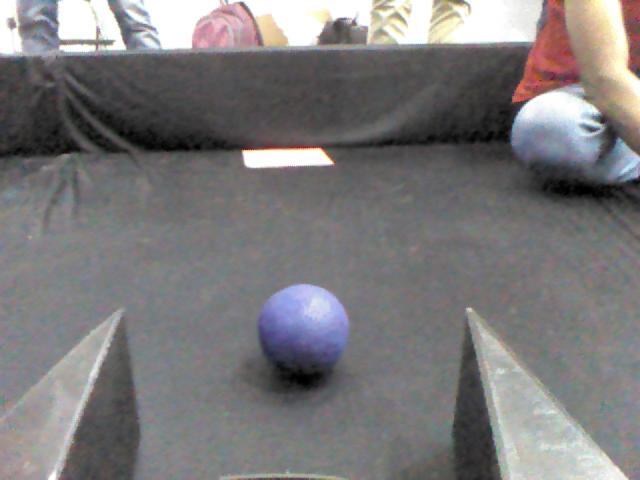
#> input picture src/17.png, 640 x 480 px
$ python test_image_2.py
#> lines starting #> are read from the running program, lines starting #| are printed output that depends on the picture; after the words box and inside, x2 and y2 are one past the last pixel; in counts of white or black regions, pixels touching at a corner belong together
### src/computer_vision.py
import cv2
import numpy as np
from typing import Collection, Tuple
from abc import ABC, abstractmethod


def bgra_to_rgb(bgra_image: np.ndarray):
    return cv2.cvtColor(bgra_image, cv2.COLOR_BGRA2RGB)


def rgb_to_hsv(rgb_image: np.ndarray):
    return cv2.cvtColor(rgb_image, cv2.COLOR_RGB2HSV)


def rgb_to_bgra(rgb_image: np.ndarray):
    return cv2.cvtColor(rgb_image, cv2.COLOR_RGB2BGR)


def bgra_to_hsv(bgra_image: np.ndarray):
    return rgb_to_hsv(bgra_to_rgb(bgra_image))


def bgra_to_gray_scale(bgra_image: np.ndarray):
    return cv2.cvtColor(bgra_image, cv2.COLOR_BGR2GRAY)


def gray_to_bgra(gray_image: np.ndarray):
    return cv2.cvtColor(gray_image, cv2.COLOR_GRAY2BGR)


class Color_Filter_Generic:

    @abstractmethod
    def get_mask_for_hsv(self, image_hsv: np.ndarray) -> np.ndarray:
        ...

    def get_mask_for_bgra(self, image_bgra: np.ndarray):
        hsv_image = bgra_to_hsv(image_bgra)
        return self.get_mask_for_hsv(hsv_image)

    @staticmethod
    def mask_image(image: np.ndarray, mask: np.ndarray):
        return cv2.bitwise_and(image, image, mask=mask)


class Color_Filter_HSV(Color_Filter_Generic):
    def __init__(self, hl, hh, sl, sh):
        self.high = np.array([hh, sh, 255])
        self.low = np.array([hl, sl, 0])

    def get_mask_for_hsv(self, image_hsv: np.ndarray):
        return cv2.inRange(image_hsv, self.low, self.high)


class Color_Filter(Color_Filter_Generic):
    # [10 lines left out: function __init__, not called in this run]

    def get_mask_for_hsv(self, image_hsv: np.ndarray):
        return cv2.inRange(image_hsv, self.low_color, self.high_color)


class Combined_Filter(Color_Filter_Generic):
    def __init__(self, filters: Collection[Color_Filter_Generic]):
        self.filter_collection = filters

    def get_mask_for_hsv(self, image_hsv: np.ndarray):
        mask = np.zeros(image_hsv.shape[:2], dtype=np.uint8)
        for filter in self.filter_collection:
            mask = mask | filter.get_mask_for_hsv(image_hsv)  # type:ignore
        return mask


# [34 lines left out: functions get_circles, get_circles_blob, not called in this run]


def draw_circle_on_image(image: np.ndarray, center: Tuple[int, int], radius: int, color=(255, 0, 0)):
    image = bgra_to_rgb(image)
    image = cv2.circle(image, center, radius, color, 3)
    return rgb_to_bgra(image)


def canny(gray_image: np.ndarray):
    return cv2.Canny(gray_image, 100, 200, L2gradient=True)


class Debug_Window:
    # [14 lines left out: functions __init__, get_function, not called in this run]

    def show_image(self, image: np.ndarray):
        cv2.imshow(self.window_name, image)
        cv2.waitKey(1)

    def __del__(self):
        cv2.destroyWindow(self.window_name)


class Computer_Vision_Helper:
    # [12 lines left out: function __init__, not called in this run]

    def set_param1(self, x):
        self.param1 = x

    def set_param2(self, x):
        self.param2 = x

    def set_blur(self, x):
        self.blur = 2*x-1
        print(self.blur)

    def show_image(self, image: np.ndarray):
        cv2.imshow(self.window_name, image)
        cv2.waitKey(1)

    def __del__(self):
        cv2.destroyWindow(self.window_name)

    # [10 lines left out: function get_circles, not called in this run]

### src/circle_workflows.py
import cv2
import numpy as np
import computer_vision as com_v
from abc import ABC, abstractmethod
from typing import Tuple
import numpy as np


class Circle_Workflow:
    @abstractmethod
    def find_circles(self, image_np_bgra: np.ndarray) -> Tuple[np.ndarray]:
        ...

    def draw_circles(self, circles, image):
        if(circles is None):
            return image

        for circle in circles:
            image = com_v.draw_circle_on_image(
                image, (int(circle[0]), int(circle[1])), (int(circle[2])))
        return image


class Hugh_circle_Workflow(Circle_Workflow):
    def __init__(self, color_filter: com_v.Color_Filter_Generic):
        self._erosion_level1 = 5
        self._dilation_level1 = 5
        self._dilation_after_canny = 3
        self._gaussian_blur_before_hugh = 5
        self._min_distance_scale = 8
        self._param1 = 1
        self._param2 = 23  # 27
        self._color_filter = color_filter

    def set_color_filter(self, color_filter):
        self._color_filter = color_filter

    def find_circles(self, image_np_bgra: np.ndarray):
        float_image = image_np_bgra.astype(np.float32)
        float_image = image_np_bgra
        mask = self._color_filter.get_mask_for_bgra(float_image)
        # print("hhhh")
        # return 0, 0, mask
        # print("adsads")
        masked_image = self._color_filter.mask_image(image_np_bgra, mask)
        # return 0, 0, masked_image
        gray_masked_image = com_v.bgra_to_gray_scale(masked_image)
        eroded_mask = cv2.erode(mask, np.ones(
            (self._erosion_level1, self._erosion_level1)), iterations=1)
        dilated_eroded_mask = cv2.dilate(eroded_mask, np.ones(
            (self._dilation_level1, self._dilation_level1)), iterations=1)
        canny_image = com_v.canny(dilated_eroded_mask)
        dilated_canny_image = cv2.dilate(canny_image, np.ones(
            (self._dilation_after_canny, self._dilation_after_canny)), iterations=1)

        blurred_image = cv2.GaussianBlur(
            dilated_canny_image, (self._gaussian_blur_before_hugh, self._gaussian_blur_before_hugh), 0)

        min_distance_between_centers = blurred_image.shape[0]//self._min_distance_scale

        circles = cv2.HoughCircles(blurred_image, cv2.HOUGH_GRADIENT,
                                   1, min_distance_between_centers, param1=self._param1, param2=self._param2)

        if(circles is not None):
            circles = circles[0, :]
        # print(circles)
        return circles

### src/test_image_2.py
import cv2
from circle_workflows import Circle_Workflow, Hugh_circle_Workflow
from ball_finder_machine import Ball_Finder_Machine
from Robot_Vision import RobotVision
from computer_vision import Color_Filter_HSV, Combined_Filter
import numpy as np
rgb = cv2.imread("17.png")
#> rgb is the input picture: shape (480, 640, 3); mean B, G, R 122.4, 121.4, 123.5


class Red:
    hl = 0
    hh = 63
    sl = 88
    sh = 208


class Blue:
    hl = 112
    hh = 132
    sl = 54
    sh = 255


filr = Color_Filter_HSV(Red.hl, Red.hh, Red.sl, Red.sh)
filb = Color_Filter_HSV(Blue.hl, Blue.hh, Blue.sl, Blue.sh)
fil = Combined_Filter([filr, filb])
cw = Hugh_circle_Workflow(fil)

while True:
    filtered_image = fil.get_mask_for_bgra(rgb)
#> in rgb_to_hsv, `return cv2.cvtColor(rgb_image, cv2.COLOR_RGB2HSV)`: returned value: shape (480, 640, 3); mean H, S, V 84.9, 22.6, 128.6
#> the loop in get_mask_for_hsv, `for filter in self.filter_collection:` made 2 passes
#> pass 1, in get_mask_for_hsv, `mask = mask | filter.get_mask_for_hsv(image_hsv)`:
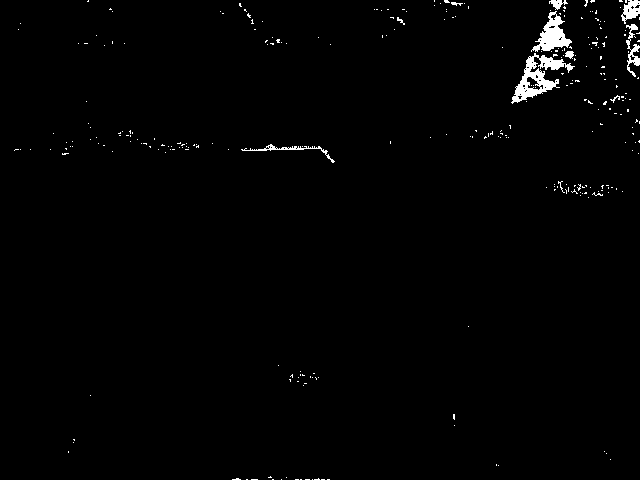
#> mask: shape (480, 640); 1.2% white; 289 white regions (278 under 20 px), largest, box (x1, y1, x2, y2) and area: (511, 53, 575, 104) 1108, (531, 11, 572, 52) 732, (626, 24, 640, 77) 281
    circle = cw.find_circles(rgb)
#> in mask_image, `return cv2.bitwise_and(image, image, mask=mask)`:
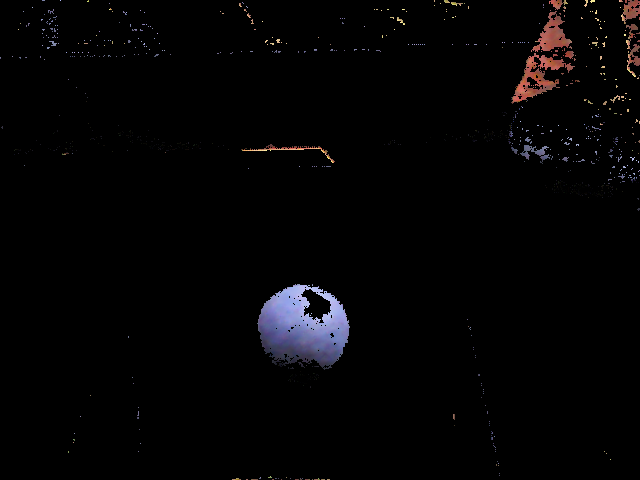
#> returned value: shape (480, 640, 3); mean of channels 0, 1, 2 4.3, 3.6, 4.2; drawn as B, G, R
#> in bgra_to_gray_scale, `return cv2.cvtColor(bgra_image, cv2.COLOR_BGR2GRAY)`:
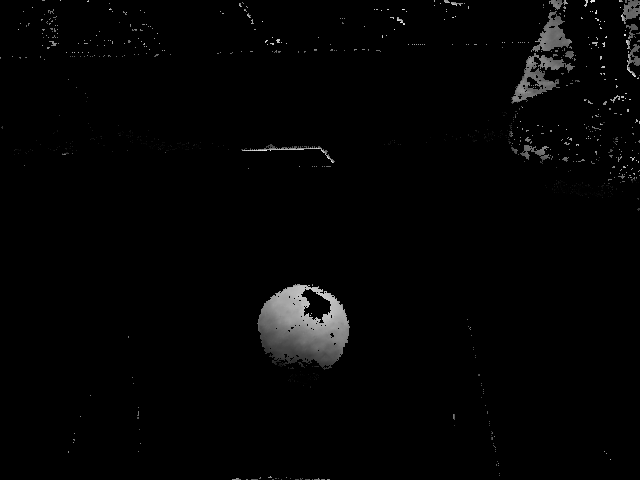
#> returned value: shape (480, 640); min 0, max 242, mean 3.9
#> in find_circles, `eroded_mask = cv2.erode(mask, np.ones( (self._erosion_level1, self._er..`:
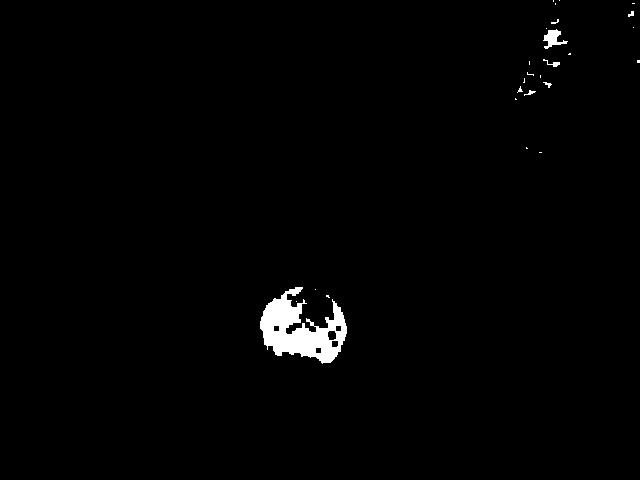
#> eroded_mask: shape (480, 640); 1.3% white; 26 white regions (20 under 20 px), largest, box (x1, y1, x2, y2) and area: (260, 287, 347, 364) 3402, (543, 29, 568, 49) 232, (543, 59, 560, 67) 46, (524, 90, 536, 96) 28, (543, 82, 552, 88) 24, (628, 11, 634, 17) 23
#> in find_circles, `dilated_eroded_mask = cv2.dilate(eroded_mask, np.ones( (self._dilation..`:
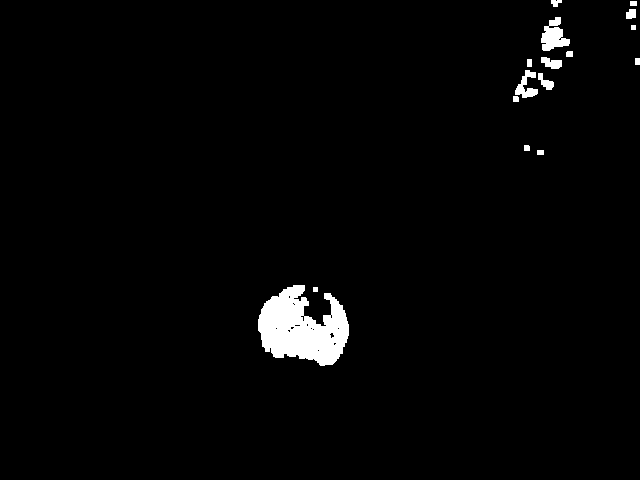
#> dilated_eroded_mask: shape (480, 640); 2.1% white; 16 white regions, largest, box (x1, y1, x2, y2) and area: (258, 285, 349, 366) 4800, (541, 17, 570, 51) 570, (515, 70, 538, 98) 311
#> in canny, `return cv2.Canny(gray_image, 100, 200, L2gradient=True)`:
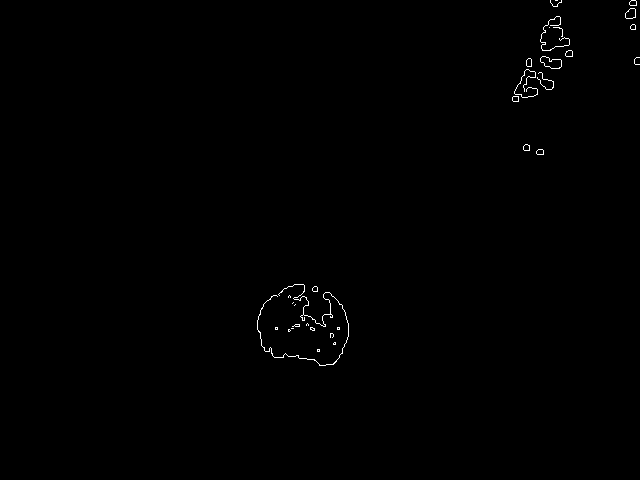
#> returned value: shape (480, 640); 0.35% white in thin lines or dots, all inside (x1, y1, x2, y2) = (257, 0, 640, 366)
#> in find_circles, `dilated_canny_image = cv2.dilate(canny_image, np.ones( (self._dilation..`:
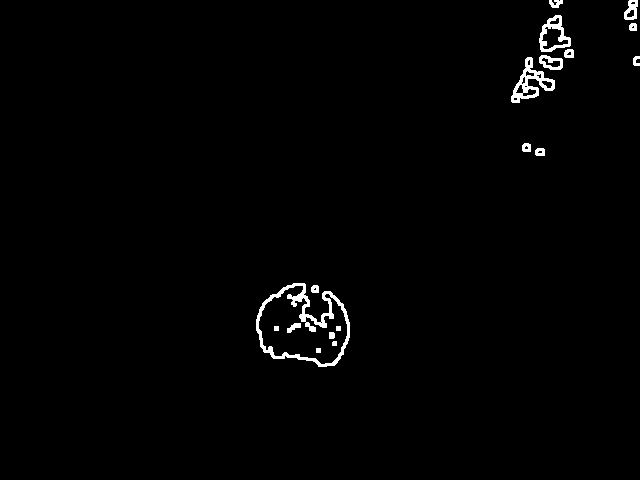
#> dilated_canny_image: shape (480, 640); 1.2% white; 18 white regions, largest, box (x1, y1, x2, y2) and area: (256, 283, 350, 367) 1520, (511, 57, 555, 103) 686, (539, 15, 571, 52) 458
#> in find_circles, `circles = cv2.HoughCircles(blurred_image, cv2.HOUGH_GRADIENT, 1, min_d..`: circles = [[303.5, 328.5, 42.2], [552.5, 54.5, 11.8]]
#> circle = [[303.5, 328.5, 42.2], [552.5, 54.5, 11.8]]
    drawn = cw.draw_circles(circle, rgb)
#> the loop in draw_circles, `for circle in circles:` made 2 passes
    print(circle)
#| [[303.5 328.5  42.2]
#|  [552.5  54.5  11.8]]
    cv2.imshow("debug", drawn)

    cv2.waitKey(1)

cv2.destroyAllWindows()
# print(runner.run(rgb))

$ run again, with src/0.png copied over src/17.png
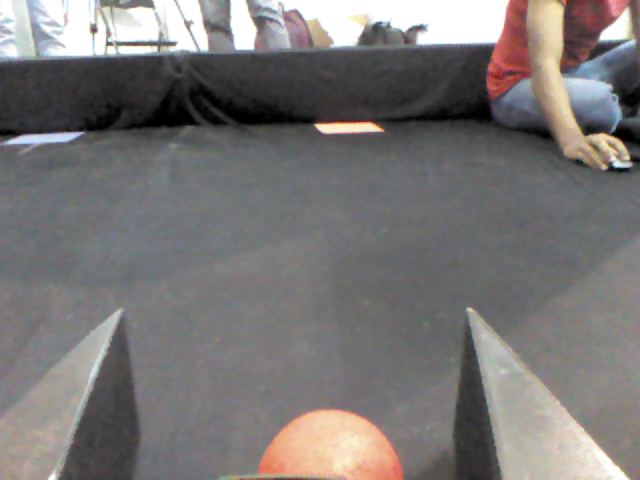
#> input picture src/0.png, 640 x 480 px
#> rgb is the input picture: shape (480, 640, 3); mean B, G, R 117.9, 118.8, 121.9
#> the loop in get_mask_for_hsv, `for filter in self.filter_collection:` made 2 passes
#> pass 1, in get_mask_for_hsv, `mask = mask | filter.get_mask_for_hsv(image_hsv)`:
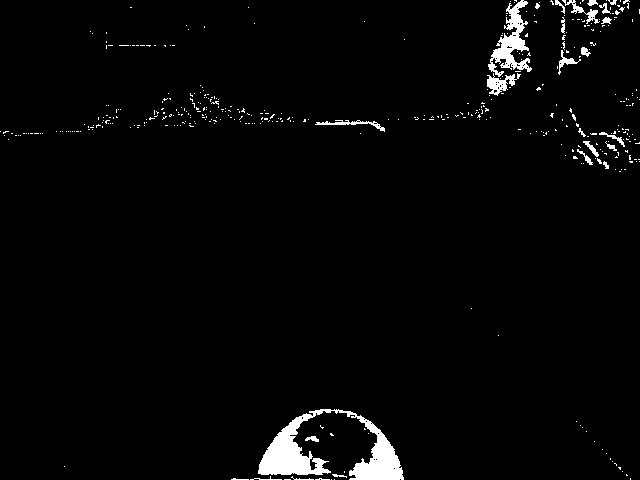
#> mask: shape (480, 640); 2.6% white; 421 white regions (396 under 20 px), largest, box (x1, y1, x2, y2) and area: (258, 409, 404, 480) 3781, (488, 0, 532, 77) 1271, (487, 73, 521, 96) 341
#> eroded_mask: shape (480, 640); 0.85% white; 19 white regions (13 under 20 px), largest, box (x1, y1, x2, y2) and area: (261, 419, 309, 473) 1240, (355, 436, 400, 480) 998, (495, 38, 523, 61) 219, (512, 10, 519, 25) 45, (489, 80, 494, 87) 28, (316, 461, 322, 473) 22
#> dilated_eroded_mask: shape (480, 640); 1.4% white; 15 white regions, largest, box (x1, y1, x2, y2) and area: (259, 417, 311, 475) 1724, (353, 434, 402, 480) 1334, (493, 36, 525, 63) 487
#> in find_circles, `dilated_canny_image = cv2.dilate(canny_image, np.ones( (self._dilation..`:
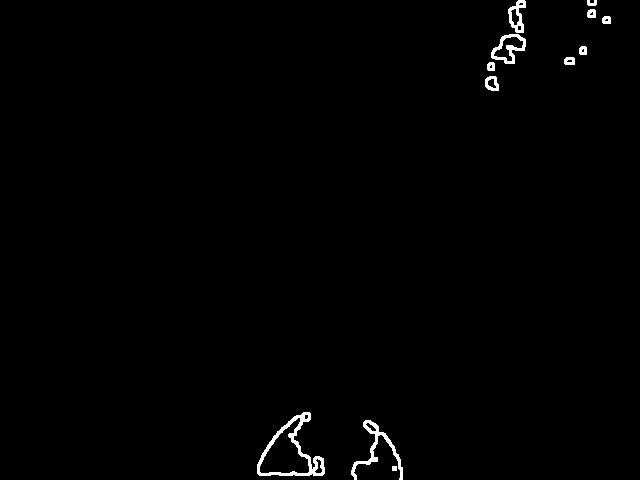
#> dilated_canny_image: shape (480, 640); 0.88% white; 12 white regions, largest, box (x1, y1, x2, y2) and area: (257, 412, 325, 476) 933, (351, 420, 403, 480) 570, (491, 34, 526, 64) 381
#> circles = [[345.5, 464.5, 50.7]]
#> the loop in draw_circles, `for circle in circles:` made 1 pass
#| [[345.5 464.5  50.7]]

$ run again, with src/1.png copied over src/17.png
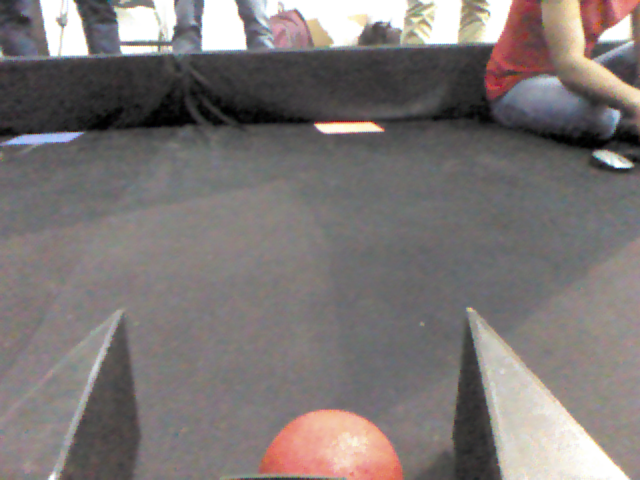
#> input picture src/1.png, 640 x 480 px
#> rgb is the input picture: shape (480, 640, 3); mean B, G, R 117, 118.2, 124.6
#> the loop in get_mask_for_hsv, `for filter in self.filter_collection:` made 2 passes
#> pass 1, in get_mask_for_hsv, `mask = mask | filter.get_mask_for_hsv(image_hsv)`:
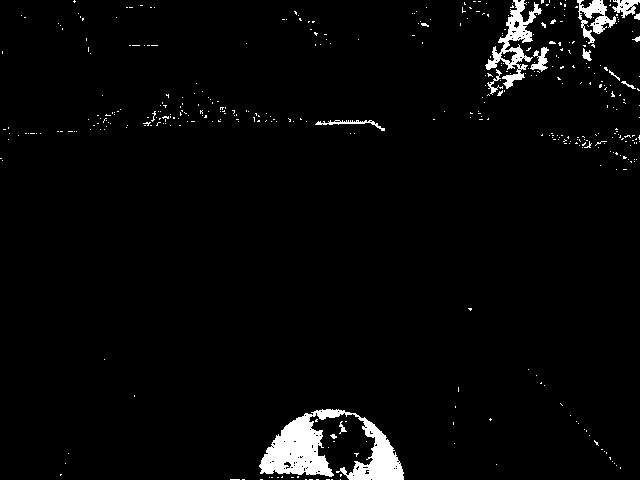
#> mask: shape (480, 640); 2.9% white; 410 white regions (395 under 20 px), largest, box (x1, y1, x2, y2) and area: (259, 409, 404, 480) 4661, (485, 0, 542, 89) 1486, (577, 0, 616, 44) 697
#> eroded_mask: shape (480, 640); 0.91% white; 31 white regions (23 under 20 px), largest, box (x1, y1, x2, y2) and area: (263, 418, 329, 474) 1473, (351, 423, 402, 480) 939, (586, 0, 604, 15) 67
#> dilated_eroded_mask: shape (480, 640); 1.8% white; 23 white regions (1 under 20 px), largest, box (x1, y1, x2, y2) and area: (261, 416, 331, 476) 2477, (349, 421, 404, 480) 1429, (584, 0, 606, 17) 209
#> in find_circles, `dilated_canny_image = cv2.dilate(canny_image, np.ones( (self._dilation..`:
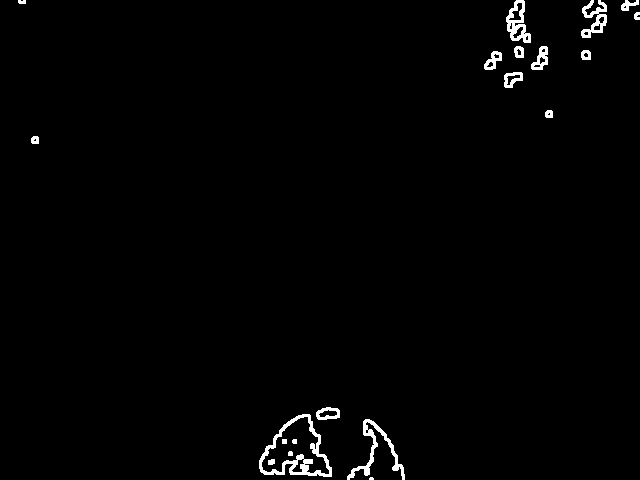
#> dilated_canny_image: shape (480, 640); 1.3% white; 20 white regions (1 under 20 px), largest, box (x1, y1, x2, y2) and area: (259, 414, 332, 477) 1087, (347, 419, 405, 480) 666, (506, 0, 531, 43) 502
#> circles = [[307.5, 444.5, 31.6]]
#> the loop in draw_circles, `for circle in circles:` made 1 pass
#| [[307.5 444.5  31.6]]

$ run again, with src/10.png copied over src/17.png
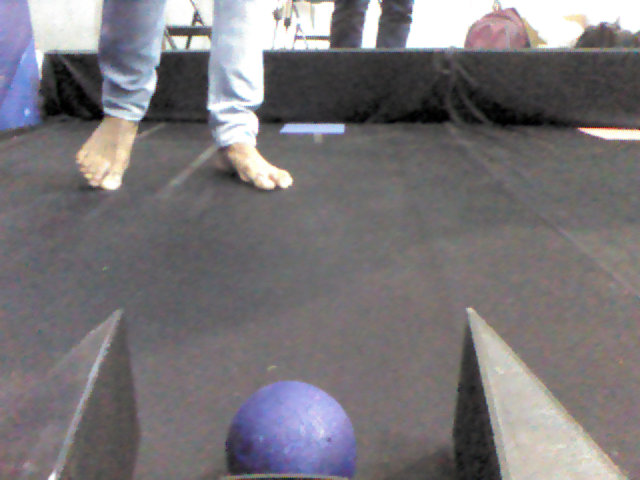
#> input picture src/10.png, 640 x 480 px
#> rgb is the input picture: shape (480, 640, 3); mean B, G, R 120.8, 117.3, 120.8
#> eroded_mask: shape (480, 640); 2.7% white; 17 white regions (10 under 20 px), largest, box (x1, y1, x2, y2) and area: (234, 383, 354, 475) 6668, (0, 0, 29, 83) 1070, (0, 82, 36, 122) 473
#> dilated_eroded_mask: shape (480, 640); 3.9% white; 11 white regions, largest, box (x1, y1, x2, y2) and area: (232, 381, 356, 477) 8731, (0, 0, 38, 131) 2830, (0, 0, 14, 11) 102
#> in find_circles, `dilated_canny_image = cv2.dilate(canny_image, np.ones( (self._dilation..`:
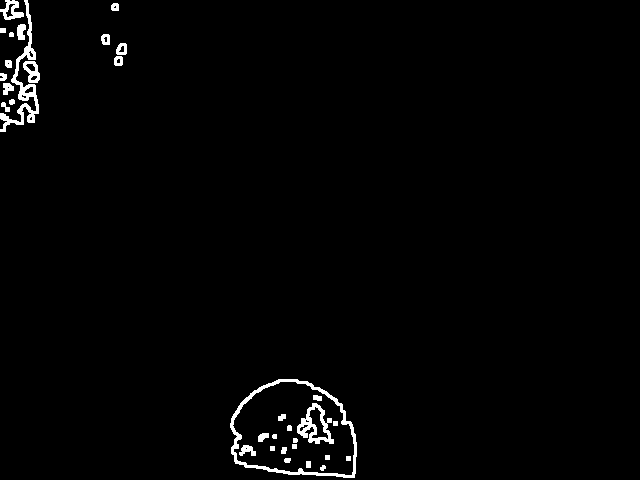
#> dilated_canny_image: shape (480, 640); 1.5% white; 33 white regions, largest, box (x1, y1, x2, y2) and area: (230, 379, 357, 478) 1335, (0, 0, 39, 132) 1027, (297, 403, 334, 444) 602
#> circles = [[289.5, 433.5, 55.6], [24.5, 72.5, 15.2]]
#> the loop in draw_circles, `for circle in circles:` made 2 passes
#| [[289.5 433.5  55.6]
#|  [ 24.5  72.5  15.2]]
